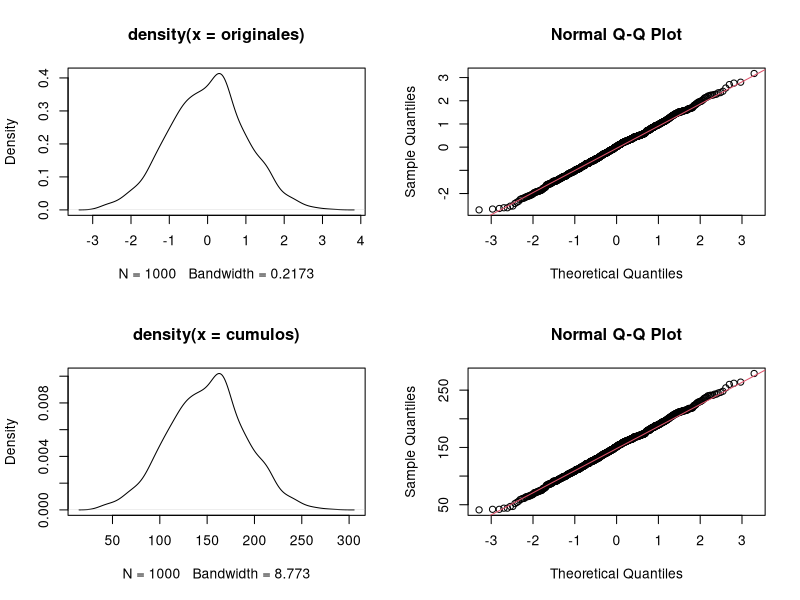

Recreate this plot in R.
k <- 1000

n <- 150000

originales <- rnorm(k)

cumulos <- originales - min(originales)  + 1

cumulos <- round(n * cumulos / sum(cumulos))

cumulos <- round(cumulos) 

diferencia <- n - sum(cumulos) 

if (diferencia > 0) { 
  
  for (i in 1:diferencia) {
    
    p <- sample(1:k, 1) 
    
    cumulos[p] <- cumulos[p] + 1 
    
  }
  
} else if (diferencia < 0) { 
  
  for (i in 1:-diferencia) {
    
    p <- sample(1:k, 1) 
    
    if (cumulos[p] > 1) { 
      
      cumulos[p] <- cumulos[p] - 1 
      
    }
    
  }
  
}

png("p8_norm.png")

par(mfrow = c(2, 2)) # juntamos graficas

plot(density(originales)) # lo generado que era normal

print(shapiro.test(originales))

qqnorm(originales)

qqline(originales, col = 2)

plot(density(cumulos)) # lo nuestro que hemos modificado

print(shapiro.test(cumulos))

qqnorm(cumulos)

qqline(cumulos, col = 2)

graphics.off()